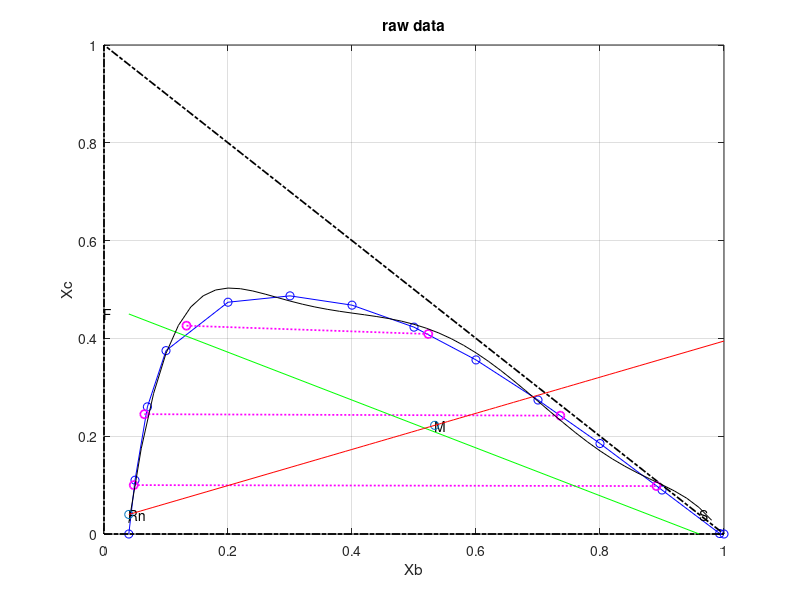

MATLAB code for this plot: (Note: this script raises an error after producing the figure.)
clc;
clear;
B = [0.04 0.05 0.07 0.1 0.2 0.3 0.4 0.5 0.6 0.7 0.8 0.9 0.993 1];
C = [0 0.11 0.26 0.375 0.474 0.487 0.468 0.423 0.356 0.274 0.185 0.09 0.001 0];
A = 1 - B - C;

figure(1)
plot(B,C,'bo-');grid on;
hold on;

plot([0 1 0 0],[0 0 1 0], 'k-.', 'linewidth',1.25);
xlabel('Xb');ylabel('Xc');
title('raw data');

tiexc = [0.1 0.245 0.426];
tiexb = [0.048 0.065 0.133];
tieyc = [0.098 0.242 0.409];
tieyb = [0.891 0.736 0.523];

%% Plotting the tie lines
for i = 1:length(tiexc)
plot([tiexb(i) tieyb(i)], [tiexc(i) tieyc(i)],'mo:','linewidth',1.25);
end

%% Slopes of the tie lines 
tie_slope = zeros(1,length(tiexc));
for i = 1:length(tiexc)
tie_slope(i) = (tieyc(i) - tiexc(i))/(tieyb(i) - tiexb(i));
end

%% Draw the feed line (FS line)
F = [0, 0.45];
S = [0.96, 0.04];
plot(S,F , 'g', 'linewidth', 0.35)
text(0,  0.45,'F');
text(0.96,  0.04,'S');

p1 = polyfit(B,C,6);
X_=0.04001:0.02:1;
f1 = polyval(p1,X_);
plot(X_,f1,'black')

S = 2500;
F = 2000;

xbf = 0;
xcf = 0.45;
Rny = 0.04; %for Rnx need to find x point from LLE curve
%finding Rnx(ybs) point
ep=0.01;
for i=0:0.01:0.5 
    if polyval(p1, i)<=.04+ep && polyval(f1, i)>=.04-ep
%         disp(i);
        Rnx=i;
        text(i,0.04 ,'Rn');
        break;
    end
end

%finding Mx,My points
M = F + S;
ycs = Rny;
ybs = 1-Rny;
My = (F*xcf + S*ycs)/M; % x coordinate of the mixture point
Mx = (F*xbf + S*ybs)/M; % y coordinate of the mixture point
text(Mx,  My,'M');

% drawing the line RnM
plot([Rnx, Mx], [Rny, My], 'o'); 
hold on;
m = (My - Rny) / (Mx - Rnx);% Calculate the slope (m) and y-intercept (b) of the line y = mx + b
b = Rny - m * Rnx;
x_val = linspace(Rnx, 1, 100); 
y_val = m * x_val + b;
plot(x_val, y_val, 'r');

%find intercept of RnM and LLE curve to get E point
% Extract 
syms x y;
[ybe1,yce1] = vpasolve([y == poly2sym(p1), y == m * x + b],[x,y],[.5 1;0 .7]); %range=[x1 x2;y1 y2]
text(ybe1,  yce1,'E');


%Finding FE and RnS lines
%for FE line F(xbf,xcf) E(ybe,yce)
m2 = (yce1 - xcf) / (ybe1 - xbf);
b2 = xcf - m2 * xbf; %intercept
x_val2 = linspace(0, 1.8, 200); 
y_val2 = m2 * x_val2 + b2;
plot(x_val2, y_val2, 'b');
%for RnS line Rn(xbn,xcn)(Rnx,Rny) S(ybs,ycs)
m3 = (ycs - Rny) / (ybs - Rnx);
b3 = Rny - m3 * Rnx;
x_val3 = linspace(0, 1.8, 200); 
y_val3 = m3 * x_val3 + b3;
plot(x_val3, y_val3, 'b'); 


%Finding delta point by solving FE and RnS lines
syms x y;
eq1 = y == m2*x + b2;
eq2 = y == m3*x + b3;
[Px, Py] = solve([eq1, eq2], [x, y]);
text(Px,  Py,'P');


%after gettig E1 we calculate R1(using tie) and then E2(using R1P line) and so on..
stages=1;
xbr = ones(1,stages);xcr = ones(1,stages);
ybe = ones(1,stages);yce = ones(1,stages);
yce(1)=yce1;ybe(1)=ybe1;
syms x y
%Finding the R1 point by using tie line
%find eqation of tieline
for i=1:stages
    if (0 < yce(i)) && (yce(i) <= 0.098) %setting <yce >yce condition by using graph 
    slope = 0 + (yce(i) - 0) * 0 / 0.098; % 0 
    elseif (0.098 < yce(i)) && (yce(i) <= 0.249)
    slope = tie_slope(1) + (yce(i) - 0.098) * (tie_slope(2) - tie_slope(1)) / (0.249 - 0.098);
    elseif (0.249 < yce(i)) && (yce(i) <= 0.409)
    slope = tie_slope(2) + (yce(i) - 0.249) * (tie_slope(3) - tie_slope(2)) / (0.409 - 0.249);
    end
    
    x_vals = linspace(0, ybe(i), 10);
    y_vals = slope * (x_vals - ybe(i) ) + yce(i);
    intercept = (yce(i) - slope * ybe(i)); %y at x_vals=0
    plot(x_vals, y_vals, 'r', 'linewidth', .05);
    
    %find equation R1 point by intercection of tie line and LLE curve
    syms x y;
    [xbr(i),xcr(i)] = vpasolve([y == poly2sym(p1), y == slope * x + intercept],[x,y],[0 .5;0 .7]); %range=[x1 x2;y1 y2]
    text(xbr(i),xcr(i),['R', num2str(i)]);
    
    
    
    %find R1P line and find point E2 by intersection of LLE & R1P
    %lineR1P   R1(xbr1,xcr1) P(Px,Py)
    m4 = (Py - xcr(i)) / (Px - xbr(i));
    b4 = xcr(i) - m4 * xbr(i);
    x_val4 = linspace(0, Px, 200); 
    y_val4 = m4 * x_val4 + b4;
    plot(x_val4, y_val4, 'b'); 
    %find intercept of R1P and LLE curve to get E2 point 
    [ybe(i+1),yce(i+1)] = vpasolve([y == poly2sym(p1), y == m4 * x + b4],[x,y],[.5 1;0 .7]); %range=[x1 x2;y1 y2]
    text(ybe(i+1),  yce(i+1),['E', num2str(i+1)]);
    
end


%to find number of stages need to plot graph of conc oc c in raffinate atevery stage
figure(2)
plot(xcr, '-bo');
xlabel("Number of stages");
ylabel("Solute Fraction in raffinate");
title("Solute Fraction vs no of stages");

disp("from the graph 0.04 fraction of c remain in raffinat after 10 stages")

